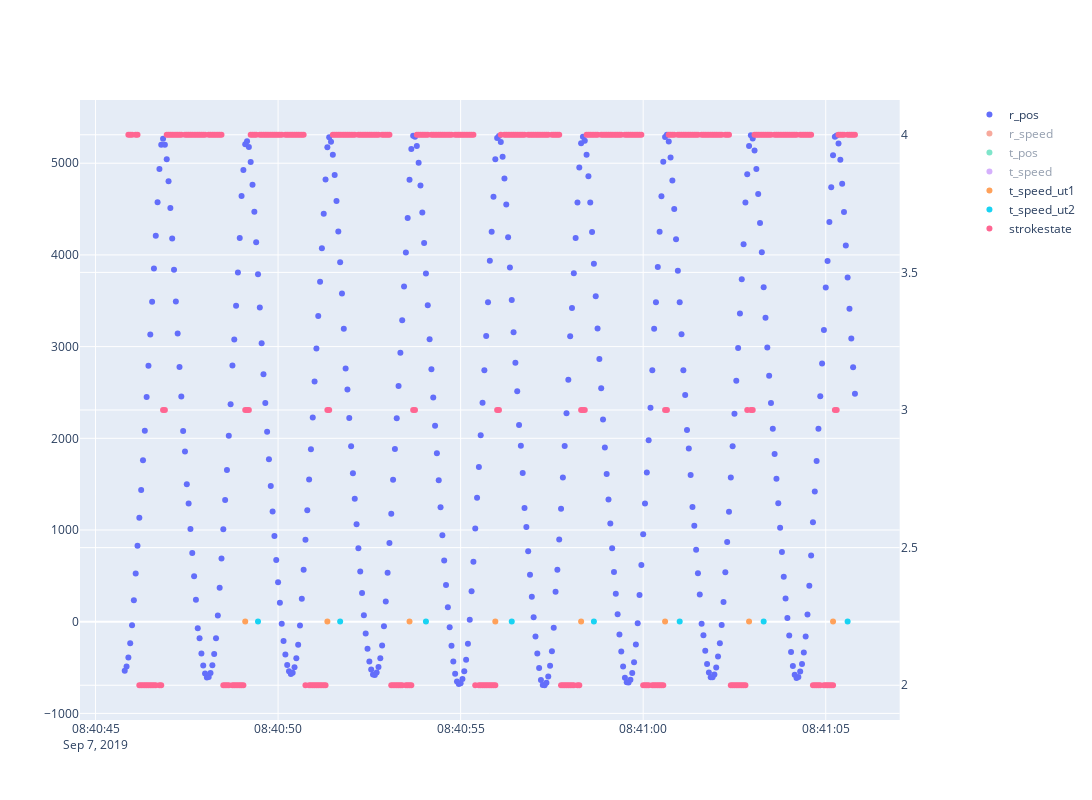

Notebook code cell kept with this figure:
### Code cell
# plot data

fig = make_subplots(specs=[[{"secondary_y": True}]])
fig.update_layout(
    autosize=False,
    width=1400,
    height=800
)

dfp = df[:4000]

# Add traces
fig.add_trace(go.Scatter(x=dfp.index, y=dfp['r_pos'],
                    mode='markers',
                    name='r_pos'),
            secondary_y=False)
fig.add_trace(go.Scatter(x=dfp.index, y=dfp['r_speed'],
                    mode='markers',
                    name='r_speed'),
            secondary_y=False)
fig.add_trace(go.Scatter(x=dfp.index, y=dfp['t_pos'],
                    mode='markers',
                    name='t_pos'),
            secondary_y=False)
fig.add_trace(go.Scatter(x=dfp.index, y=dfp['t_speed'],
                    mode='markers',
                    name='t_speed'),
            secondary_y=False)
fig.add_trace(go.Scatter(x=dfp.index, y=dfp['t_speed_ut1'],
                    mode='markers',
                    name='t_speed_ut1'),
            secondary_y=False)
fig.add_trace(go.Scatter(x=dfp.index, y=dfp['t_speed_ut2'],
                    mode='markers',
                    name='t_speed_ut2'),
            secondary_y=False)
fig.add_trace(go.Scatter(x=dfp.index, y=dfp['strokestate'],
                    mode='markers',
                    name='strokestate'),
            secondary_y=True)

fig.show()

### Figure 1 — Plotly figure (JSON) as saved in the notebook; plotly's stock layout.template omitted (floating-point values rounded to 4 significant figures; data arrays with more than 128 entries replaced by an {"elided": "..."} marker saying what was removed)
{"data": [{"mode": "markers", "name": "r_pos", "type": "scatter", "visible": true, "x": {"elided": "401 str values"}, "xaxis": "x", "y": {"elided": "401 float values"}, "yaxis": "y"}, {"mode": "markers", "name": "r_speed", "type": "scatter", "visible": "legendonly", "x": {"elided": "401 str values"}, "xaxis": "x", "y": {"elided": "401 float values"}, "yaxis": "y"}, {"mode": "markers", "name": "t_pos", "type": "scatter", "visible": "legendonly", "x": {"elided": "401 str values"}, "xaxis": "x", "y": {"elided": "401 float values"}, "yaxis": "y"}, {"mode": "markers", "name": "t_speed", "type": "scatter", "visible": "legendonly", "x": {"elided": "401 str values"}, "xaxis": "x", "y": {"elided": "401 float values"}, "yaxis": "y"}, {"mode": "markers", "name": "t_speed_ut1", "type": "scatter", "x": {"elided": "401 str values"}, "xaxis": "x", "y": {"elided": "401 int values"}, "yaxis": "y"}, {"mode": "markers", "name": "t_speed_ut2", "type": "scatter", "x": {"elided": "401 str values"}, "xaxis": "x", "y": {"elided": "401 int values"}, "yaxis": "y"}, {"mode": "markers", "name": "strokestate", "type": "scatter", "visible": true, "x": {"elided": "401 str values"}, "xaxis": "x", "y": {"elided": "401 int values"}, "yaxis": "y2"}], "layout": {"autosize": false, "height": 800, "hovermode": "closest", "width": 1400, "xaxis": {"anchor": "y", "autorange": true, "domain": [0, 0.94], "range": ["2019-09-07 08:40:44.6036", "2019-09-07 08:41:06.9964"], "showspikes": true, "type": "date"}, "yaxis": {"anchor": "x", "autorange": true, "domain": [0, 1], "range": [-1072.0, 5690.0], "showspikes": true, "type": "linear"}, "yaxis2": {"anchor": "x", "autorange": true, "overlaying": "y", "range": [1.874, 4.126], "showspikes": true, "side": "right", "type": "linear"}}}
